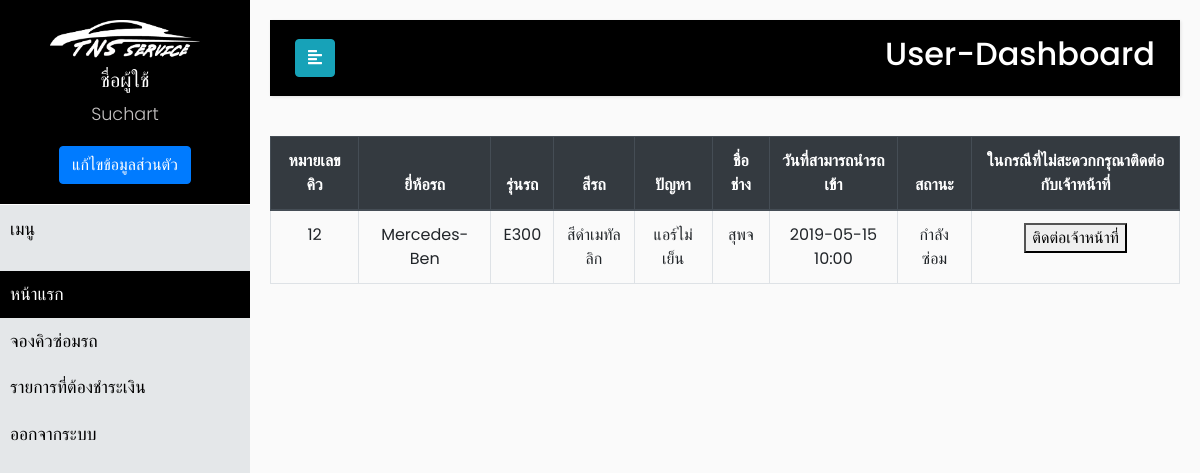
Page /mainpage.php (signed in) on the committed database.
### tables this page shows
CREATE TABLE `queue` (
  `Queue_id_order` int(11) NOT NULL,
  `ID_user` int(10) NOT NULL,
  `Queue_Start` timestamp NOT NULL DEFAULT CURRENT_TIMESTAMP ON UPDATE CURRENT_TIMESTAMP,
  `Queue_Brand_car` varchar(20) DEFAULT NULL,
  `Queue_color_car` varchar(20) NOT NULL,
  `Queue_model_car` varchar(15) NOT NULL,
  `Queue_problem_car` varchar(80) DEFAULT NULL,
  `Queue_Mechanic_name` varchar(40) DEFAULT NULL,
  `Queue_date` timestamp NOT NULL DEFAULT '0000-00-00 00:00:00',
  `Queue_end_date` varchar(30) NOT NULL,
  `Queue_Status` varchar(30) DEFAULT NULL,
  `Queue_plate_car` varchar(10) NOT NULL
);

### mainpage.php (the view, shortened to what this page needs)
<?php
require "dbcon.php";
$email = $_SESSION['email'];
$name = $_SESSION['name'];
$q = "SELECT * FROM queue INNER JOIN db_user
    ON queue.ID_user = db_user.ID WHERE Email = '$email'";
$result = mysqli_query($conn, $q);
?>
<!DOCTYPE html>
<html>
<head>
    <link rel="stylesheet" href="css/bootstrap.min.css" type="text/css" />
    <link rel="stylesheet" href="css/stylepage.css">
</head>
<body>
    <div class="wrapper">
        <nav id="sidebar">
            <div class="sidebar-header" style="text-align:center;">
                <a href="work.php"><img src="img/logoW.png" width="150px"></a>
                <h5 style="color:white;margin-top:10px">ชื่อผู้ใช้</h5>
                <p><?php echo $name ?></p>
                <a href="edit_pro.php"><button type="button" class="btn btn-primary">แก้ไขข้อมูลส่วนตัว</button></a>
            </div>
            <ul class="list-unstyled components">
                <p>เมนู</p>
                <li class="active">
                    <a href="mainpage.php">หน้าแรก</a>
                </li>
                <li>
                    <a href="fn_queue.php">จองคิวซ่อมรถ</a>
                </li>
                <li>
                <a href="fn_invoice.php">รายการที่ต้องชำระเงิน</a>
                </li>
                <li>
                <a href="logout.php">ออกจากระบบ</a>
                </li>
            </ul>
        </nav>
        <div id="content">
            <nav class="navbar navbar-expand-lg navbar-dark black scrolling-navbar" style="color:white;">
                <div class="container">
                    <button type="button" id="sidebarCollapse" class="btn btn-info">
                        <i class="fa fa-align-left"></i>
                    </button>
                    <h2 class="justify-content-center">User-Dashboard</h2>
                </div>
            </nav>
            <div class="table-responsive">
                <table class="table table-reflow table-bordered">
                    <thead class="thead-dark">
                        <tr>
                            <th>
                                <center>หมายเลขคิว
                            </th>
                            <th>
                                <center>ยี่ห้อรถ
                            </th>
                            <th>
                                <center>รุ่นรถ
                            </th>
                            <th>
                                <center>สีรถ
                            </th>
                            <th>
                                <center>ปัญหา
                            </th>
                            <th>
                                <center>ชื่อช่าง
                            </th>
                            <th>
                                <center>วันที่สามารถนำรถเข้า
                            </th>
                            <th>
                                <center>สถานะ
                            </th>
                            <th>
                                <center>ในกรณีที่ไม่สะดวกกรุณาติดต่อกับเจ้าหน้าที่
                            </th>
                        </tr>
                    </thead>
                    <?php
                    while ($row = mysqli_fetch_array($result, MYSQLI_ASSOC)) {
                        ?>
                        <tbody>
                            <tr>
                                <td>
                                    <center><?php echo $row['Queue_id_order']; ?>
                                </td>
                                <td>
                                    <center><?php echo $row['Queue_Brand_car']; ?>
                                </td>
                                <td>
                                    <center><?php echo $row['Queue_model_car']; ?>
                                </td>
                                <td>
                                    <center><?php echo $row['Queue_color_car']; ?>
                                </td>
                                <td>
                                    <center><?php echo $row['Queue_problem_car']; ?>
                                </td>
                                <td>
                                    <center><?php echo $row['Queue_Mechanic_name']; ?>
                                </td>
                                <td>
                                    <center><?php echo $row['Queue_end_date']; ?>
                                </td>
                                <td>
                                    <center><?php echo $row['Queue_Status']; ?>
                                </td>
                                <td>
                                    <center><a href="send_massage.php"><button>ติดต่อเจ้าหน้าที่</button></a>
                                </td>
                            </tr>
                        </tbody>
                    <?php
                }
                ?>
                </table>
            </div>
        </div>
    </div>
</body>
</html>

### css/stylepage.css (style rules this page uses)
body { font-family: 'Poppins', sans-serif; background: #fafafa; }
p { font-family: 'Poppins', sans-serif; font-size: 1.1em; font-weight: 300; line-height: 1.7em; color: rgb(197, 194, 194); }
a, a:hover, a:focus { color: inherit; text-decoration: none; transition: all 0.3s; }
.navbar { padding: 15px 10px; background: rgb(0, 0, 0); border: none; border-radius: 0; margin-bottom: 40px; box-shadow: 1px 1px 3px rgba(0, 0, 0, 0.1); }
.wrapper { display: flex; width: 100%; align-items: stretch; }
#sidebar { min-width: 250px; max-width: 250px; background: rgb(228, 231, 233); color: rgb(0, 0, 0); transition: all 0.3s; }
#sidebar .sidebar-header { padding: 20px; background: #000000; padding: 20px 0; border-bottom: 1px solid #ffffff; }
#sidebar ul p { color: rgb(0, 0, 0); padding: 10px; }
#sidebar ul li a { padding: 10px; font-size: 1.1em; display: block; }
#sidebar ul li.active>a, a[aria-expanded="true"] { color: #ffffff; background: #000000; }
#content { width: 100%; padding: 20px; min-height: 100vh; transition: all 0.3s; }

### rows in the picture
queue: Queue_id_order "12", Queue_Brand_car "Mercedes-Ben", Queue_model_car "E300", Queue_color_car "สีดำเมทัลลิก", Queue_problem_car "แอร์ไม่เย็น", Queue_Mechanic_name "สุพจ", Queue_end_date "2019-05-15 10:00", Queue_Status "กำลังซ่อม"

### other values in the picture
$name "Suchart"
